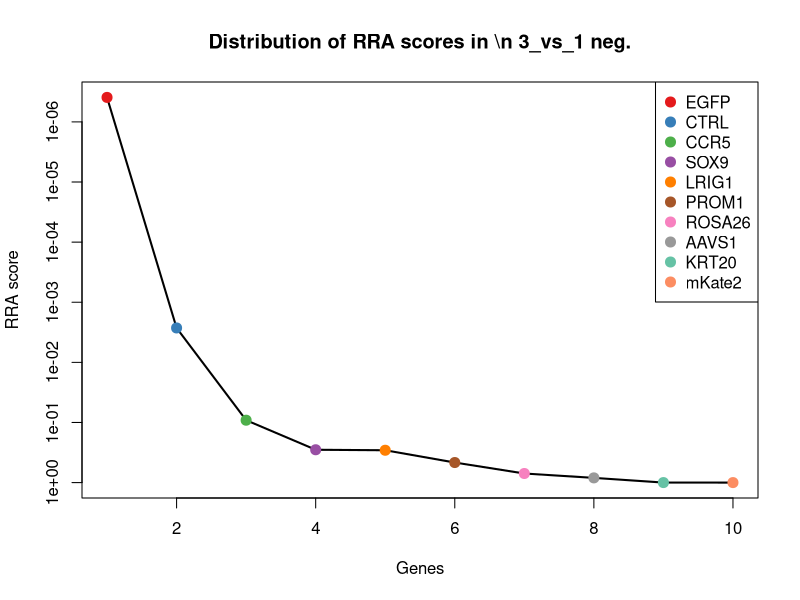
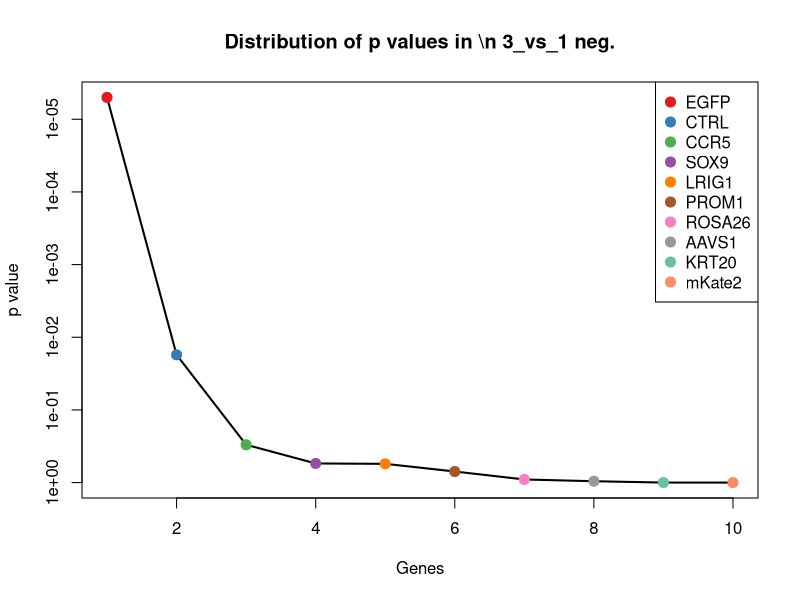
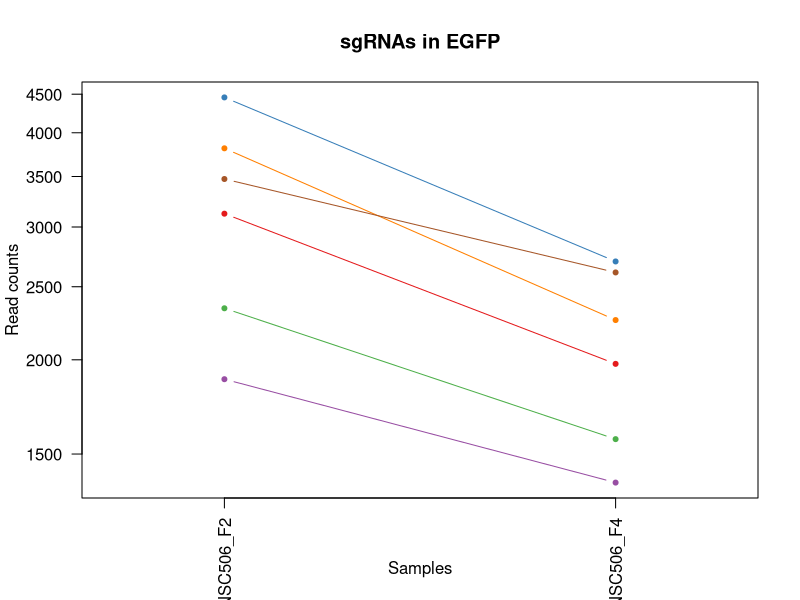
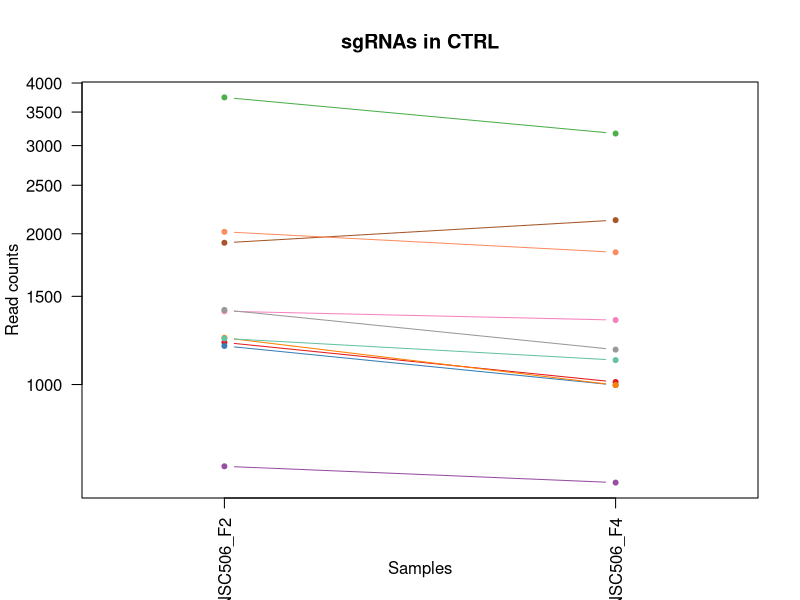
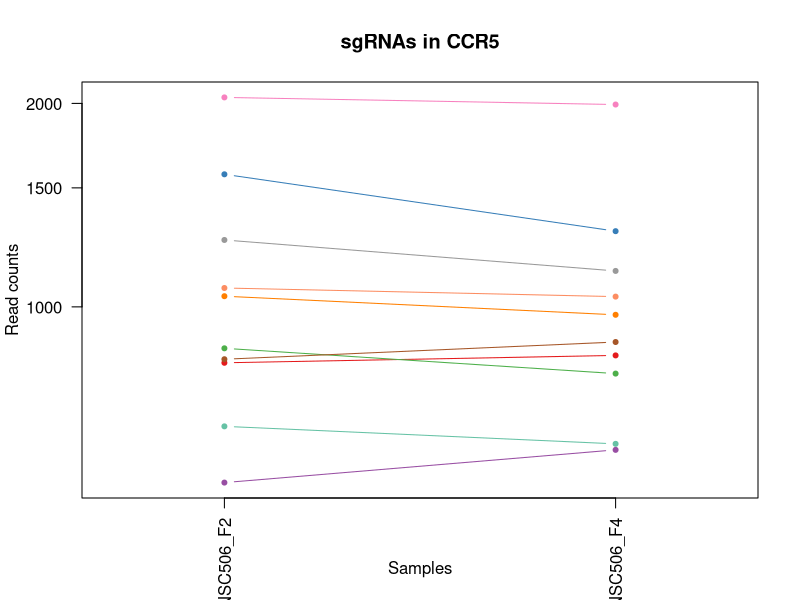
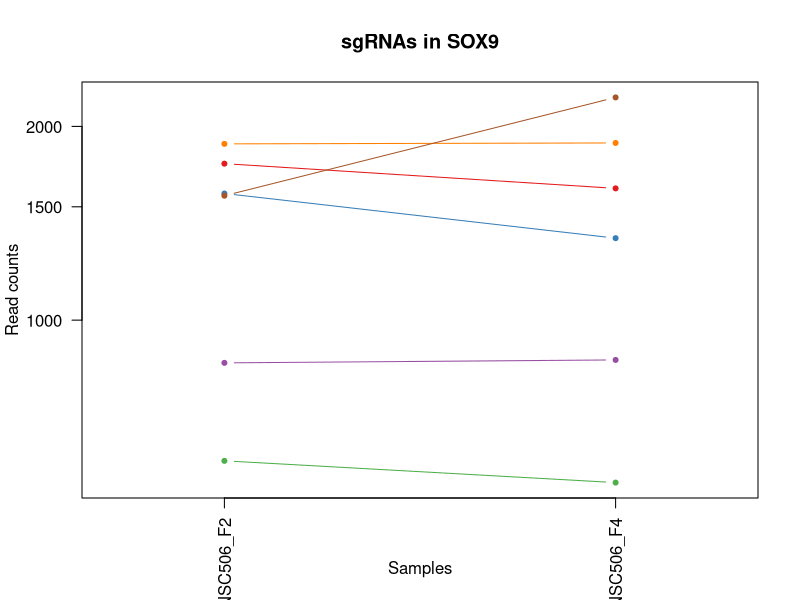
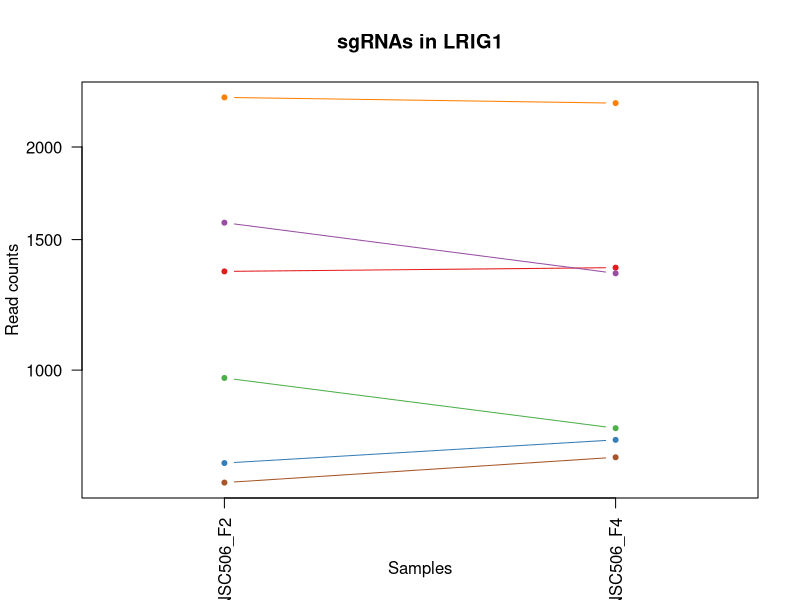
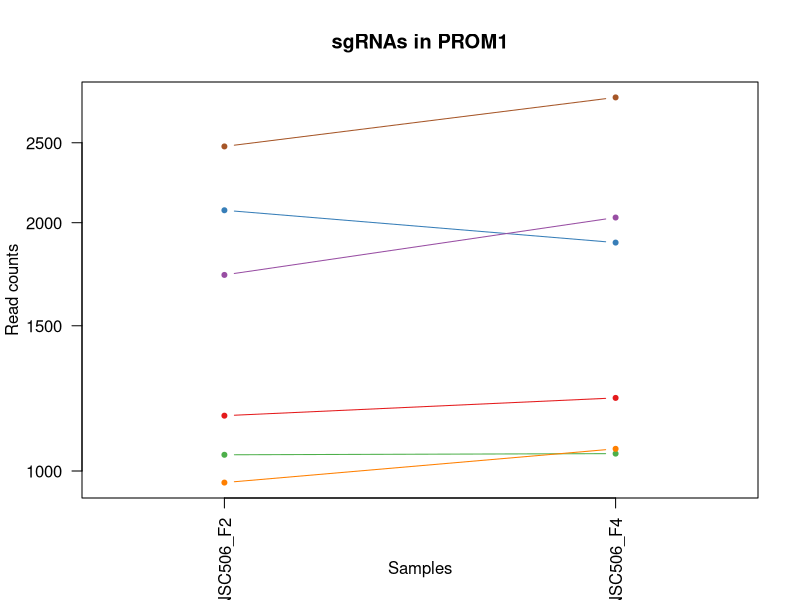

Write the R code that produced these figures, in order. (Note: this script raises an error after producing the figures.)
pdf(file='S6A_c1_t3.pdf',width=4.5,height=4.5);
gstable=read.table('S6A_c1_t3.gene_summary.txt',header=T)
# 
#
# parameters
# Do not modify the variables beginning with "__"

# gstablename='__GENE_SUMMARY_FILE__'
startindex=3
# outputfile='__OUTPUT_FILE__'
targetgenelist=c("EGFP","CTRL","CCR5","SOX9","LRIG1","PROM1","ROSA26","AAVS1","KRT20","mKate2")
# samplelabel=sub('.\\w+.\\w+$','',colnames(gstable)[startindex]);
samplelabel='3_vs_1 neg.'


# You need to write some codes in front of this code:
# gstable=read.table(gstablename,header=T)
# pdf(file=outputfile,width=6,height=6)


# set up color using RColorBrewer
#library(RColorBrewer)
#colors <- brewer.pal(length(targetgenelist), "Set1")

colors=c( "#E41A1C", "#377EB8", "#4DAF4A", "#984EA3", "#FF7F00",  "#A65628", "#F781BF",
          "#999999", "#66C2A5", "#FC8D62", "#8DA0CB", "#E78AC3", "#A6D854", "#FFD92F", "#E5C494", "#B3B3B3", 
          "#8DD3C7", "#FFFFB3", "#BEBADA", "#FB8072", "#80B1D3", "#FDB462", "#B3DE69", "#FCCDE5",
          "#D9D9D9", "#BC80BD", "#CCEBC5", "#FFED6F")

######
# function definition

plotrankedvalues<-function(val, tglist, ...){
  
  plot(val,log='y',ylim=c(max(val),min(val)),type='l',lwd=2, ...)
  if(length(tglist)>0){
    for(i in 1:length(tglist)){
      targetgene=tglist[i];
      tx=which(names(val)==targetgene);ty=val[targetgene];
      points(tx,ty,col=colors[(i %% length(colors)) ],cex=2,pch=20)
      # text(tx+50,ty,targetgene,col=colors[i])
    }
    legend('topright',tglist,pch=20,pt.cex = 2,cex=1,col=colors)
  }
}



plotrandvalues<-function(val,targetgenelist, ...){
  # choose the one with the best distance distribution
  
  mindiffvalue=0;
  randval=val;
  for(i in 1:20){
    randval0=sample(val)
    vindex=sort(which(names(randval0) %in% targetgenelist))
    if(max(vindex)>0.9*length(val)){
      # print('pass...')
      next;
    }
    mindiffind=min(diff(vindex));
    if (mindiffind > mindiffvalue){
      mindiffvalue=mindiffind;
      randval=randval0;
      # print(paste('Diff: ',mindiffvalue))
    }
  }
  plot(randval,log='y',ylim=c(max(randval),min(randval)),pch=20,col='grey', ...)
  
  if(length(targetgenelist)>0){
    for(i in 1:length(targetgenelist)){
      targetgene=targetgenelist[i];
      tx=which(names(randval)==targetgene);ty=randval[targetgene];
      points(tx,ty,col=colors[(i %% length(colors)) ],cex=2,pch=20)
      text(tx+50,ty,targetgene,col=colors[i])
    }
  }
  
}




# set.seed(1235)



pvec=gstable[,startindex]
names(pvec)=gstable[,'id']
pvec=sort(pvec);

plotrankedvalues(pvec,targetgenelist,xlab='Genes',ylab='RRA score',main=paste('Distribution of RRA scores in \\n',samplelabel))

# plotrandvalues(pvec,targetgenelist,xlab='Genes',ylab='RRA score',main=paste('Distribution of RRA scores in \\n',samplelabel))


pvec=gstable[,startindex+1]
names(pvec)=gstable[,'id']
pvec=sort(pvec);

plotrankedvalues(pvec,targetgenelist,xlab='Genes',ylab='p value',main=paste('Distribution of p values in \\n',samplelabel))

# plotrandvalues(pvec,targetgenelist,xlab='Genes',ylab='p value',main=paste('Distribution of p values in \\n',samplelabel))



# you need to write after this code:
# dev.off()






# parameters
# Do not modify the variables beginning with "__"
targetmat=list(c(3123.5102405675216,1974.4359128435574),c(4455.083469206785,2699.4793081826733),c(2339.7312280099545,1568.8073466401922),c(1884.0097685860578,1373.7664332741142),c(3813.669055178924,2257.1039032291774),c(3472.4582510941386,2610.4388912112026))
targetgene="EGFP"
collabel=c("S42_MNSC506_F2","S44_MNSC506_F4")

# set up color using RColorBrewer
#library(RColorBrewer)
#colors <- brewer.pal(length(targetgenelist), "Set1")

colors=c( "#E41A1C", "#377EB8", "#4DAF4A", "#984EA3", "#FF7F00",  "#A65628", "#F781BF",
          "#999999", "#66C2A5", "#FC8D62", "#8DA0CB", "#E78AC3", "#A6D854", "#FFD92F", "#E5C494", "#B3B3B3", 
          "#8DD3C7", "#FFFFB3", "#BEBADA", "#FB8072", "#80B1D3", "#FDB462", "#B3DE69", "#FCCDE5",
          "#D9D9D9", "#BC80BD", "#CCEBC5", "#FFED6F")


## code

targetmatvec=unlist(targetmat)+1
yrange=range(targetmatvec[targetmatvec>0]);
# yrange[1]=1; # set the minimum value to 1
for(i in 1:length(targetmat)){
  vali=targetmat[[i]]+1;
  if(i==1){
    plot(1:length(vali),vali,type='b',las=1,pch=20,main=paste('sgRNAs in',targetgene),ylab='Read counts',xlab='Samples',xlim=c(0.7,length(vali)+0.3),ylim = yrange,col=colors[(i %% length(colors))],xaxt='n',log='y')
    axis(1,at=1:length(vali),labels=(collabel),las=2)
    # lines(0:100,rep(1,101),col='black');
  }else{
    lines(1:length(vali),vali,type='b',pch=20,col=colors[(i %% length(colors))])
  }
}




# parameters
# Do not modify the variables beginning with "__"
targetmat=list(c(1212.4202494350525,1010.5380656285923),c(1193.0772333304728,996.4046661093113),c(3743.2604765582537,3170.121512174731),c(685.5164907463028,636.0029783676455),c(1238.7267513372808,996.4046661093113),c(1918.053476930118,2128.4899676037203),c(1399.6606453273835,1344.0862942836243),c(1408.1715724133985,1173.072160100324),c(1234.8581481163649,1117.951901975128),c(2017.0897193855658,1835.9285975546034))
targetgene="CTRL"
collabel=c("S42_MNSC506_F2","S44_MNSC506_F4")

# set up color using RColorBrewer
#library(RColorBrewer)
#colors <- brewer.pal(length(targetgenelist), "Set1")

colors=c( "#E41A1C", "#377EB8", "#4DAF4A", "#984EA3", "#FF7F00",  "#A65628", "#F781BF",
          "#999999", "#66C2A5", "#FC8D62", "#8DA0CB", "#E78AC3", "#A6D854", "#FFD92F", "#E5C494", "#B3B3B3", 
          "#8DD3C7", "#FFFFB3", "#BEBADA", "#FB8072", "#80B1D3", "#FDB462", "#B3DE69", "#FCCDE5",
          "#D9D9D9", "#BC80BD", "#CCEBC5", "#FFED6F")


## code

targetmatvec=unlist(targetmat)+1
yrange=range(targetmatvec[targetmatvec>0]);
# yrange[1]=1; # set the minimum value to 1
for(i in 1:length(targetmat)){
  vali=targetmat[[i]]+1;
  if(i==1){
    plot(1:length(vali),vali,type='b',las=1,pch=20,main=paste('sgRNAs in',targetgene),ylab='Read counts',xlab='Samples',xlim=c(0.7,length(vali)+0.3),ylim = yrange,col=colors[(i %% length(colors))],xaxt='n',log='y')
    axis(1,at=1:length(vali),labels=(collabel),las=2)
    # lines(0:100,rep(1,101),col='black');
  }else{
    lines(1:length(vali),vali,type='b',pch=20,col=colors[(i %% length(colors))])
  }
}




# parameters
# Do not modify the variables beginning with "__"
targetmat=list(c(825.5599273434594,846.5906312049326),c(1569.8791870476844,1293.2060560142124),c(867.3408421293515,795.710392935521),c(548.5679367258789,613.3895391367959),c(1036.011942561286,972.3778869265336),c(835.6182957178409,886.1641498589194),c(2040.3013387110614,1991.3959922666945),c(1254.9748848651277,1129.2586215905528),c(664.6260333533568,626.1095987041488),c(1065.4133270402472,1034.56484481137))
targetgene="CCR5"
collabel=c("S42_MNSC506_F2","S44_MNSC506_F4")

# set up color using RColorBrewer
#library(RColorBrewer)
#colors <- brewer.pal(length(targetgenelist), "Set1")

colors=c( "#E41A1C", "#377EB8", "#4DAF4A", "#984EA3", "#FF7F00",  "#A65628", "#F781BF",
          "#999999", "#66C2A5", "#FC8D62", "#8DA0CB", "#E78AC3", "#A6D854", "#FFD92F", "#E5C494", "#B3B3B3", 
          "#8DD3C7", "#FFFFB3", "#BEBADA", "#FB8072", "#80B1D3", "#FDB462", "#B3DE69", "#FCCDE5",
          "#D9D9D9", "#BC80BD", "#CCEBC5", "#FFED6F")


## code

targetmatvec=unlist(targetmat)+1
yrange=range(targetmatvec[targetmatvec>0]);
# yrange[1]=1; # set the minimum value to 1
for(i in 1:length(targetmat)){
  vali=targetmat[[i]]+1;
  if(i==1){
    plot(1:length(vali),vali,type='b',las=1,pch=20,main=paste('sgRNAs in',targetgene),ylab='Read counts',xlab='Samples',xlim=c(0.7,length(vali)+0.3),ylim = yrange,col=colors[(i %% length(colors))],xaxt='n',log='y')
    axis(1,at=1:length(vali),labels=(collabel),las=2)
    # lines(0:100,rep(1,101),col='black');
  }else{
    lines(1:length(vali),vali,type='b',pch=20,col=colors[(i %% length(colors))])
  }
}




# parameters
# Do not modify the variables beginning with "__"
targetmat=list(c(1749.3823764981835,1601.3141655345387),c(1572.200348980234,1339.84627442784),c(603.5021024628851,558.2692810115999),c(857.28247375497,866.377390531926),c(1877.8200034325923,1883.982155920159),c(1559.820818673303,2217.5303845751905))
targetgene="SOX9"
collabel=c("S42_MNSC506_F2","S44_MNSC506_F4")

# set up color using RColorBrewer
#library(RColorBrewer)
#colors <- brewer.pal(length(targetgenelist), "Set1")

colors=c( "#E41A1C", "#377EB8", "#4DAF4A", "#984EA3", "#FF7F00",  "#A65628", "#F781BF",
          "#999999", "#66C2A5", "#FC8D62", "#8DA0CB", "#E78AC3", "#A6D854", "#FFD92F", "#E5C494", "#B3B3B3", 
          "#8DD3C7", "#FFFFB3", "#BEBADA", "#FB8072", "#80B1D3", "#FDB462", "#B3DE69", "#FCCDE5",
          "#D9D9D9", "#BC80BD", "#CCEBC5", "#FFED6F")


## code

targetmatvec=unlist(targetmat)+1
yrange=range(targetmatvec[targetmatvec>0]);
# yrange[1]=1; # set the minimum value to 1
for(i in 1:length(targetmat)){
  vali=targetmat[[i]]+1;
  if(i==1){
    plot(1:length(vali),vali,type='b',las=1,pch=20,main=paste('sgRNAs in',targetgene),ylab='Read counts',xlab='Samples',xlim=c(0.7,length(vali)+0.3),ylim = yrange,col=colors[(i %% length(colors))],xaxt='n',log='y')
    axis(1,at=1:length(vali),labels=(collabel),las=2)
    # lines(0:100,rep(1,101),col='black');
  }else{
    lines(1:length(vali),vali,type='b',pch=20,col=colors[(i %% length(colors))])
  }
}




# parameters
# Do not modify the variables beginning with "__"
targetmat=list(c(1357.8797305414914,1373.7664332741142),c(748.1878629251408,804.1904326470896),c(974.8880116708143,833.8705716375797),c(1579.9375554220658,1349.7396540913367),c(2331.9940215681227,2291.024062075452),c(704.0857862066993,761.7902340892465))
targetgene="LRIG1"
collabel=c("S42_MNSC506_F2","S44_MNSC506_F4")

# set up color using RColorBrewer
#library(RColorBrewer)
#colors <- brewer.pal(length(targetgenelist), "Set1")

colors=c( "#E41A1C", "#377EB8", "#4DAF4A", "#984EA3", "#FF7F00",  "#A65628", "#F781BF",
          "#999999", "#66C2A5", "#FC8D62", "#8DA0CB", "#E78AC3", "#A6D854", "#FFD92F", "#E5C494", "#B3B3B3", 
          "#8DD3C7", "#FFFFB3", "#BEBADA", "#FB8072", "#80B1D3", "#FDB462", "#B3DE69", "#FCCDE5",
          "#D9D9D9", "#BC80BD", "#CCEBC5", "#FFED6F")


## code

targetmatvec=unlist(targetmat)+1
yrange=range(targetmatvec[targetmatvec>0]);
# yrange[1]=1; # set the minimum value to 1
for(i in 1:length(targetmat)){
  vali=targetmat[[i]]+1;
  if(i==1){
    plot(1:length(vali),vali,type='b',las=1,pch=20,main=paste('sgRNAs in',targetgene),ylab='Read counts',xlab='Samples',xlim=c(0.7,length(vali)+0.3),ylim = yrange,col=colors[(i %% length(colors))],xaxt='n',log='y')
    axis(1,at=1:length(vali),labels=(collabel),las=2)
    # lines(0:100,rep(1,101),col='black');
  }else{
    lines(1:length(vali),vali,type='b',pch=20,col=colors[(i %% length(colors))])
  }
}




# parameters
# Do not modify the variables beginning with "__"
targetmat=list(c(1165.9970107840613,1225.3657383216637),c(2069.7027231900224,1891.0488556797993),c(1045.2965902914843,1048.698244330651),c(1727.7181984610543,2028.142831016825),c(967.1508052289824,1062.831643849932),c(2473.5848994536454,2836.573283519699))
targetgene="PROM1"
collabel=c("S42_MNSC506_F2","S44_MNSC506_F4")

# set up color using RColorBrewer
#library(RColorBrewer)
#colors <- brewer.pal(length(targetgenelist), "Set1")

colors=c( "#E41A1C", "#377EB8", "#4DAF4A", "#984EA3", "#FF7F00",  "#A65628", "#F781BF",
          "#999999", "#66C2A5", "#FC8D62", "#8DA0CB", "#E78AC3", "#A6D854", "#FFD92F", "#E5C494", "#B3B3B3", 
          "#8DD3C7", "#FFFFB3", "#BEBADA", "#FB8072", "#80B1D3", "#FDB462", "#B3DE69", "#FCCDE5",
          "#D9D9D9", "#BC80BD", "#CCEBC5", "#FFED6F")


## code

targetmatvec=unlist(targetmat)+1
yrange=range(targetmatvec[targetmatvec>0]);
# yrange[1]=1; # set the minimum value to 1
for(i in 1:length(targetmat)){
  vali=targetmat[[i]]+1;
  if(i==1){
    plot(1:length(vali),vali,type='b',las=1,pch=20,main=paste('sgRNAs in',targetgene),ylab='Read counts',xlab='Samples',xlim=c(0.7,length(vali)+0.3),ylim = yrange,col=colors[(i %% length(colors))],xaxt='n',log='y')
    axis(1,at=1:length(vali),labels=(collabel),las=2)
    # lines(0:100,rep(1,101),col='black');
  }else{
    lines(1:length(vali),vali,type='b',pch=20,col=colors[(i %% length(colors))])
  }
}




# parameters
# Do not modify the variables beginning with "__"
targetmat=list(c(3624.8812179982265,3941.805125927474),c(1733.1342429703366,1673.3945030828718),c(1498.6968877828313,1937.6890740934266),c(1281.281386767356,1296.0327359180687),c(974.1142910266311,1082.6184031769255),c(1818.243513830487,1638.0610042846693),c(1385.7336737320861,1438.7800710628069),c(1142.7853914585658,1051.5249242345074),c(441.7944878285992,517.282422405685),c(1070.8293715495295,1168.8321402445397))
targetgene="ROSA26"
collabel=c("S42_MNSC506_F2","S44_MNSC506_F4")

# set up color using RColorBrewer
#library(RColorBrewer)
#colors <- brewer.pal(length(targetgenelist), "Set1")

colors=c( "#E41A1C", "#377EB8", "#4DAF4A", "#984EA3", "#FF7F00",  "#A65628", "#F781BF",
          "#999999", "#66C2A5", "#FC8D62", "#8DA0CB", "#E78AC3", "#A6D854", "#FFD92F", "#E5C494", "#B3B3B3", 
          "#8DD3C7", "#FFFFB3", "#BEBADA", "#FB8072", "#80B1D3", "#FDB462", "#B3DE69", "#FCCDE5",
          "#D9D9D9", "#BC80BD", "#CCEBC5", "#FFED6F")


## code

targetmatvec=unlist(targetmat)+1
yrange=range(targetmatvec[targetmatvec>0]);
# yrange[1]=1; # set the minimum value to 1
for(i in 1:length(targetmat)){
  vali=targetmat[[i]]+1;
  if(i==1){
    plot(1:length(vali),vali,type='b',las=1,pch=20,main=paste('sgRNAs in',targetgene),ylab='Read counts',xlab='Samples',xlim=c(0.7,length(vali)+0.3),ylim = yrange,col=colors[(i %% length(colors))],xaxt='n',log='y')
    axis(1,at=1:length(vali),labels=(collabel),las=2)
    # lines(0:100,rep(1,101),col='black');
  }else{
    lines(1:length(vali),vali,type='b',pch=20,col=colors[(i %% length(colors))])
  }
}




# parameters
# Do not modify the variables beginning with "__"
targetmat=list(c(1306.8141680254012,1649.367723900094),c(1391.1497182413684,1257.87255721601),c(917.6326840012586,1045.8715644267947),c(560.1737463886267,614.802879088724),c(1041.4279870705684,1027.4981450517296),c(393.0500872450585,496.0823231267635),c(795.3848222203152,856.4840108684293),c(1562.9157012500357,1992.8093322186226),c(399.23985239852396,442.37540495349566),c(705.6332274950656,556.8559410596719))
targetgene="AAVS1"
collabel=c("S42_MNSC506_F2","S44_MNSC506_F4")

# set up color using RColorBrewer
#library(RColorBrewer)
#colors <- brewer.pal(length(targetgenelist), "Set1")

colors=c( "#E41A1C", "#377EB8", "#4DAF4A", "#984EA3", "#FF7F00",  "#A65628", "#F781BF",
          "#999999", "#66C2A5", "#FC8D62", "#8DA0CB", "#E78AC3", "#A6D854", "#FFD92F", "#E5C494", "#B3B3B3", 
          "#8DD3C7", "#FFFFB3", "#BEBADA", "#FB8072", "#80B1D3", "#FDB462", "#B3DE69", "#FCCDE5",
          "#D9D9D9", "#BC80BD", "#CCEBC5", "#FFED6F")


## code

targetmatvec=unlist(targetmat)+1
yrange=range(targetmatvec[targetmatvec>0]);
# yrange[1]=1; # set the minimum value to 1
for(i in 1:length(targetmat)){
  vali=targetmat[[i]]+1;
  if(i==1){
    plot(1:length(vali),vali,type='b',las=1,pch=20,main=paste('sgRNAs in',targetgene),ylab='Read counts',xlab='Samples',xlim=c(0.7,length(vali)+0.3),ylim = yrange,col=colors[(i %% length(colors))],xaxt='n',log='y')
    axis(1,at=1:length(vali),labels=(collabel),las=2)
    # lines(0:100,rep(1,101),col='black');
  }else{
    lines(1:length(vali),vali,type='b',pch=20,col=colors[(i %% length(colors))])
  }
}




# parameters
# Do not modify the variables beginning with "__"
targetmat=list(c(874.3043279270001,1327.126214860487),c(1268.1281358162419,1732.754781063852),c(1147.4277153236649,1307.3394555334935),c(553.210260590978,710.9099958198349),c(1840.6814125117994,2470.518235970321),c(793.8373809319488,1136.3253213501932))
targetgene="KRT20"
collabel=c("S42_MNSC506_F2","S44_MNSC506_F4")

# set up color using RColorBrewer
#library(RColorBrewer)
#colors <- brewer.pal(length(targetgenelist), "Set1")

colors=c( "#E41A1C", "#377EB8", "#4DAF4A", "#984EA3", "#FF7F00",  "#A65628", "#F781BF",
          "#999999", "#66C2A5", "#FC8D62", "#8DA0CB", "#E78AC3", "#A6D854", "#FFD92F", "#E5C494", "#B3B3B3", 
          "#8DD3C7", "#FFFFB3", "#BEBADA", "#FB8072", "#80B1D3", "#FDB462", "#B3DE69", "#FCCDE5",
          "#D9D9D9", "#BC80BD", "#CCEBC5", "#FFED6F")


## code

targetmatvec=unlist(targetmat)+1
yrange=range(targetmatvec[targetmatvec>0]);
# yrange[1]=1; # set the minimum value to 1
for(i in 1:length(targetmat)){
  vali=targetmat[[i]]+1;
  if(i==1){
    plot(1:length(vali),vali,type='b',las=1,pch=20,main=paste('sgRNAs in',targetgene),ylab='Read counts',xlab='Samples',xlim=c(0.7,length(vali)+0.3),ylim = yrange,col=colors[(i %% length(colors))],xaxt='n',log='y')
    axis(1,at=1:length(vali),labels=(collabel),las=2)
    # lines(0:100,rep(1,101),col='black');
  }else{
    lines(1:length(vali),vali,type='b',pch=20,col=colors[(i %% length(colors))])
  }
}




# parameters
# Do not modify the variables beginning with "__"
targetmat=list(c(916.8589633570754,1650.781063852022),c(1056.9023999542321,1919.3156547183614),c(1046.8440315798507,1785.0483592851917),c(844.9029434480391,1288.9660361584283),c(747.4141422809577,1474.1135698610094),c(1844.5500157327153,2648.5990699132617))
targetgene="mKate2"
collabel=c("S42_MNSC506_F2","S44_MNSC506_F4")

# set up color using RColorBrewer
#library(RColorBrewer)
#colors <- brewer.pal(length(targetgenelist), "Set1")

colors=c( "#E41A1C", "#377EB8", "#4DAF4A", "#984EA3", "#FF7F00",  "#A65628", "#F781BF",
          "#999999", "#66C2A5", "#FC8D62", "#8DA0CB", "#E78AC3", "#A6D854", "#FFD92F", "#E5C494", "#B3B3B3", 
          "#8DD3C7", "#FFFFB3", "#BEBADA", "#FB8072", "#80B1D3", "#FDB462", "#B3DE69", "#FCCDE5",
          "#D9D9D9", "#BC80BD", "#CCEBC5", "#FFED6F")


## code

targetmatvec=unlist(targetmat)+1
yrange=range(targetmatvec[targetmatvec>0]);
# yrange[1]=1; # set the minimum value to 1
for(i in 1:length(targetmat)){
  vali=targetmat[[i]]+1;
  if(i==1){
    plot(1:length(vali),vali,type='b',las=1,pch=20,main=paste('sgRNAs in',targetgene),ylab='Read counts',xlab='Samples',xlim=c(0.7,length(vali)+0.3),ylim = yrange,col=colors[(i %% length(colors))],xaxt='n',log='y')
    axis(1,at=1:length(vali),labels=(collabel),las=2)
    # lines(0:100,rep(1,101),col='black');
  }else{
    lines(1:length(vali),vali,type='b',pch=20,col=colors[(i %% length(colors))])
  }
}



# 
#
# parameters
# Do not modify the variables beginning with "__"

# gstablename='__GENE_SUMMARY_FILE__'
startindex=9
# outputfile='__OUTPUT_FILE__'
targetgenelist=c("mKate2","KRT20","SOX9","AAVS1","ROSA26","PROM1","LRIG1","CCR5","CTRL","EGFP")
# samplelabel=sub('.\\w+.\\w+$','',colnames(gstable)[startindex]);
samplelabel='3_vs_1 pos.'


# You need to write some codes in front of this code:
# gstable=read.table(gstablename,header=T)
# pdf(file=outputfile,width=6,height=6)


# set up color using RColorBrewer
#library(RColorBrewer)
#colors <- brewer.pal(length(targetgenelist), "Set1")

colors=c( "#E41A1C", "#377EB8", "#4DAF4A", "#984EA3", "#FF7F00",  "#A65628", "#F781BF",
          "#999999", "#66C2A5", "#FC8D62", "#8DA0CB", "#E78AC3", "#A6D854", "#FFD92F", "#E5C494", "#B3B3B3", 
          "#8DD3C7", "#FFFFB3", "#BEBADA", "#FB8072", "#80B1D3", "#FDB462", "#B3DE69", "#FCCDE5",
          "#D9D9D9", "#BC80BD", "#CCEBC5", "#FFED6F")

######
# function definition

plotrankedvalues<-function(val, tglist, ...){
  
  plot(val,log='y',ylim=c(max(val),min(val)),type='l',lwd=2, ...)
  if(length(tglist)>0){
    for(i in 1:length(tglist)){
      targetgene=tglist[i];
      tx=which(names(val)==targetgene);ty=val[targetgene];
      points(tx,ty,col=colors[(i %% length(colors)) ],cex=2,pch=20)
      # text(tx+50,ty,targetgene,col=colors[i])
    }
    legend('topright',tglist,pch=20,pt.cex = 2,cex=1,col=colors)
  }
}



plotrandvalues<-function(val,targetgenelist, ...){
  # choose the one with the best distance distribution
  
  mindiffvalue=0;
  randval=val;
  for(i in 1:20){
    randval0=sample(val)
    vindex=sort(which(names(randval0) %in% targetgenelist))
    if(max(vindex)>0.9*length(val)){
      # print('pass...')
      next;
    }
    mindiffind=min(diff(vindex));
    if (mindiffind > mindiffvalue){
      mindiffvalue=mindiffind;
      randval=randval0;
      # print(paste('Diff: ',mindiffvalue))
    }
  }
  plot(randval,log='y',ylim=c(max(randval),min(randval)),pch=20,col='grey', ...)
  
  if(length(targetgenelist)>0){
    for(i in 1:length(targetgenelist)){
      targetgene=targetgenelist[i];
      tx=which(names(randval)==targetgene);ty=randval[targetgene];
      points(tx,ty,col=colors[(i %% length(colors)) ],cex=2,pch=20)
      text(tx+50,ty,targetgene,col=colors[i])
    }
  }
  
}




# set.seed(1235)



pvec=gstable[,startindex]
names(pvec)=gstable[,'id']
pvec=sort(pvec);

plotrankedvalues(pvec,targetgenelist,xlab='Genes',ylab='RRA score',main=paste('Distribution of RRA scores in \\n',samplelabel))

# plotrandvalues(pvec,targetgenelist,xlab='Genes',ylab='RRA score',main=paste('Distribution of RRA scores in \\n',samplelabel))


pvec=gstable[,startindex+1]
names(pvec)=gstable[,'id']
pvec=sort(pvec);

plotrankedvalues(pvec,targetgenelist,xlab='Genes',ylab='p value',main=paste('Distribution of p values in \\n',samplelabel))

# plotrandvalues(pvec,targetgenelist,xlab='Genes',ylab='p value',main=paste('Distribution of p values in \\n',samplelabel))



# you need to write after this code:
# dev.off()






# parameters
# Do not modify the variables beginning with "__"
targetmat=list(c(916.8589633570754,1650.781063852022),c(1056.9023999542321,1919.3156547183614),c(1046.8440315798507,1785.0483592851917),c(844.9029434480391,1288.9660361584283),c(747.4141422809577,1474.1135698610094),c(1844.5500157327153,2648.5990699132617))
targetgene="mKate2"
collabel=c("S42_MNSC506_F2","S44_MNSC506_F4")

# set up color using RColorBrewer
#library(RColorBrewer)
#colors <- brewer.pal(length(targetgenelist), "Set1")

colors=c( "#E41A1C", "#377EB8", "#4DAF4A", "#984EA3", "#FF7F00",  "#A65628", "#F781BF",
          "#999999", "#66C2A5", "#FC8D62", "#8DA0CB", "#E78AC3", "#A6D854", "#FFD92F", "#E5C494", "#B3B3B3", 
          "#8DD3C7", "#FFFFB3", "#BEBADA", "#FB8072", "#80B1D3", "#FDB462", "#B3DE69", "#FCCDE5",
          "#D9D9D9", "#BC80BD", "#CCEBC5", "#FFED6F")


## code

targetmatvec=unlist(targetmat)+1
yrange=range(targetmatvec[targetmatvec>0]);
# yrange[1]=1; # set the minimum value to 1
for(i in 1:length(targetmat)){
  vali=targetmat[[i]]+1;
  if(i==1){
    plot(1:length(vali),vali,type='b',las=1,pch=20,main=paste('sgRNAs in',targetgene),ylab='Read counts',xlab='Samples',xlim=c(0.7,length(vali)+0.3),ylim = yrange,col=colors[(i %% length(colors))],xaxt='n',log='y')
    axis(1,at=1:length(vali),labels=(collabel),las=2)
    # lines(0:100,rep(1,101),col='black');
  }else{
    lines(1:length(vali),vali,type='b',pch=20,col=colors[(i %% length(colors))])
  }
}




# parameters
# Do not modify the variables beginning with "__"
targetmat=list(c(874.3043279270001,1327.126214860487),c(1268.1281358162419,1732.754781063852),c(1147.4277153236649,1307.3394555334935),c(553.210260590978,710.9099958198349),c(1840.6814125117994,2470.518235970321),c(793.8373809319488,1136.3253213501932))
targetgene="KRT20"
collabel=c("S42_MNSC506_F2","S44_MNSC506_F4")

# set up color using RColorBrewer
#library(RColorBrewer)
#colors <- brewer.pal(length(targetgenelist), "Set1")

colors=c( "#E41A1C", "#377EB8", "#4DAF4A", "#984EA3", "#FF7F00",  "#A65628", "#F781BF",
          "#999999", "#66C2A5", "#FC8D62", "#8DA0CB", "#E78AC3", "#A6D854", "#FFD92F", "#E5C494", "#B3B3B3", 
          "#8DD3C7", "#FFFFB3", "#BEBADA", "#FB8072", "#80B1D3", "#FDB462", "#B3DE69", "#FCCDE5",
          "#D9D9D9", "#BC80BD", "#CCEBC5", "#FFED6F")


## code

targetmatvec=unlist(targetmat)+1
yrange=range(targetmatvec[targetmatvec>0]);
# yrange[1]=1; # set the minimum value to 1
for(i in 1:length(targetmat)){
  vali=targetmat[[i]]+1;
  if(i==1){
    plot(1:length(vali),vali,type='b',las=1,pch=20,main=paste('sgRNAs in',targetgene),ylab='Read counts',xlab='Samples',xlim=c(0.7,length(vali)+0.3),ylim = yrange,col=colors[(i %% length(colors))],xaxt='n',log='y')
    axis(1,at=1:length(vali),labels=(collabel),las=2)
    # lines(0:100,rep(1,101),col='black');
  }else{
    lines(1:length(vali),vali,type='b',pch=20,col=colors[(i %% length(colors))])
  }
}




# parameters
# Do not modify the variables beginning with "__"
targetmat=list(c(1749.3823764981835,1601.3141655345387),c(1572.200348980234,1339.84627442784),c(603.5021024628851,558.2692810115999),c(857.28247375497,866.377390531926),c(1877.8200034325923,1883.982155920159),c(1559.820818673303,2217.5303845751905))
targetgene="SOX9"
collabel=c("S42_MNSC506_F2","S44_MNSC506_F4")

# set up color using RColorBrewer
#library(RColorBrewer)
#colors <- brewer.pal(length(targetgenelist), "Set1")

colors=c( "#E41A1C", "#377EB8", "#4DAF4A", "#984EA3", "#FF7F00",  "#A65628", "#F781BF",
          "#999999", "#66C2A5", "#FC8D62", "#8DA0CB", "#E78AC3", "#A6D854", "#FFD92F", "#E5C494", "#B3B3B3", 
          "#8DD3C7", "#FFFFB3", "#BEBADA", "#FB8072", "#80B1D3", "#FDB462", "#B3DE69", "#FCCDE5",
          "#D9D9D9", "#BC80BD", "#CCEBC5", "#FFED6F")


## code

targetmatvec=unlist(targetmat)+1
yrange=range(targetmatvec[targetmatvec>0]);
# yrange[1]=1; # set the minimum value to 1
for(i in 1:length(targetmat)){
  vali=targetmat[[i]]+1;
  if(i==1){
    plot(1:length(vali),vali,type='b',las=1,pch=20,main=paste('sgRNAs in',targetgene),ylab='Read counts',xlab='Samples',xlim=c(0.7,length(vali)+0.3),ylim = yrange,col=colors[(i %% length(colors))],xaxt='n',log='y')
    axis(1,at=1:length(vali),labels=(collabel),las=2)
    # lines(0:100,rep(1,101),col='black');
  }else{
    lines(1:length(vali),vali,type='b',pch=20,col=colors[(i %% length(colors))])
  }
}




# parameters
# Do not modify the variables beginning with "__"
targetmat=list(c(1306.8141680254012,1649.367723900094),c(1391.1497182413684,1257.87255721601),c(917.6326840012586,1045.8715644267947),c(560.1737463886267,614.802879088724),c(1041.4279870705684,1027.4981450517296),c(393.0500872450585,496.0823231267635),c(795.3848222203152,856.4840108684293),c(1562.9157012500357,1992.8093322186226),c(399.23985239852396,442.37540495349566),c(705.6332274950656,556.8559410596719))
targetgene="AAVS1"
collabel=c("S42_MNSC506_F2","S44_MNSC506_F4")

# set up color using RColorBrewer
#library(RColorBrewer)
#colors <- brewer.pal(length(targetgenelist), "Set1")

colors=c( "#E41A1C", "#377EB8", "#4DAF4A", "#984EA3", "#FF7F00",  "#A65628", "#F781BF",
          "#999999", "#66C2A5", "#FC8D62", "#8DA0CB", "#E78AC3", "#A6D854", "#FFD92F", "#E5C494", "#B3B3B3", 
          "#8DD3C7", "#FFFFB3", "#BEBADA", "#FB8072", "#80B1D3", "#FDB462", "#B3DE69", "#FCCDE5",
          "#D9D9D9", "#BC80BD", "#CCEBC5", "#FFED6F")


## code

targetmatvec=unlist(targetmat)+1
yrange=range(targetmatvec[targetmatvec>0]);
# yrange[1]=1; # set the minimum value to 1
for(i in 1:length(targetmat)){
  vali=targetmat[[i]]+1;
  if(i==1){
    plot(1:length(vali),vali,type='b',las=1,pch=20,main=paste('sgRNAs in',targetgene),ylab='Read counts',xlab='Samples',xlim=c(0.7,length(vali)+0.3),ylim = yrange,col=colors[(i %% length(colors))],xaxt='n',log='y')
    axis(1,at=1:length(vali),labels=(collabel),las=2)
    # lines(0:100,rep(1,101),col='black');
  }else{
    lines(1:length(vali),vali,type='b',pch=20,col=colors[(i %% length(colors))])
  }
}




# parameters
# Do not modify the variables beginning with "__"
targetmat=list(c(3624.8812179982265,3941.805125927474),c(1733.1342429703366,1673.3945030828718),c(1498.6968877828313,1937.6890740934266),c(1281.281386767356,1296.0327359180687),c(974.1142910266311,1082.6184031769255),c(1818.243513830487,1638.0610042846693),c(1385.7336737320861,1438.7800710628069),c(1142.7853914585658,1051.5249242345074),c(441.7944878285992,517.282422405685),c(1070.8293715495295,1168.8321402445397))
targetgene="ROSA26"
collabel=c("S42_MNSC506_F2","S44_MNSC506_F4")

# set up color using RColorBrewer
#library(RColorBrewer)
#colors <- brewer.pal(length(targetgenelist), "Set1")

colors=c( "#E41A1C", "#377EB8", "#4DAF4A", "#984EA3", "#FF7F00",  "#A65628", "#F781BF",
          "#999999", "#66C2A5", "#FC8D62", "#8DA0CB", "#E78AC3", "#A6D854", "#FFD92F", "#E5C494", "#B3B3B3", 
          "#8DD3C7", "#FFFFB3", "#BEBADA", "#FB8072", "#80B1D3", "#FDB462", "#B3DE69", "#FCCDE5",
          "#D9D9D9", "#BC80BD", "#CCEBC5", "#FFED6F")


## code

targetmatvec=unlist(targetmat)+1
yrange=range(targetmatvec[targetmatvec>0]);
# yrange[1]=1; # set the minimum value to 1
for(i in 1:length(targetmat)){
  vali=targetmat[[i]]+1;
  if(i==1){
    plot(1:length(vali),vali,type='b',las=1,pch=20,main=paste('sgRNAs in',targetgene),ylab='Read counts',xlab='Samples',xlim=c(0.7,length(vali)+0.3),ylim = yrange,col=colors[(i %% length(colors))],xaxt='n',log='y')
    axis(1,at=1:length(vali),labels=(collabel),las=2)
    # lines(0:100,rep(1,101),col='black');
  }else{
    lines(1:length(vali),vali,type='b',pch=20,col=colors[(i %% length(colors))])
  }
}




# parameters
# Do not modify the variables beginning with "__"
targetmat=list(c(1165.9970107840613,1225.3657383216637),c(2069.7027231900224,1891.0488556797993),c(1045.2965902914843,1048.698244330651),c(1727.7181984610543,2028.142831016825),c(967.1508052289824,1062.831643849932),c(2473.5848994536454,2836.573283519699))
targetgene="PROM1"
collabel=c("S42_MNSC506_F2","S44_MNSC506_F4")

# set up color using RColorBrewer
#library(RColorBrewer)
#colors <- brewer.pal(length(targetgenelist), "Set1")

colors=c( "#E41A1C", "#377EB8", "#4DAF4A", "#984EA3", "#FF7F00",  "#A65628", "#F781BF",
          "#999999", "#66C2A5", "#FC8D62", "#8DA0CB", "#E78AC3", "#A6D854", "#FFD92F", "#E5C494", "#B3B3B3", 
          "#8DD3C7", "#FFFFB3", "#BEBADA", "#FB8072", "#80B1D3", "#FDB462", "#B3DE69", "#FCCDE5",
          "#D9D9D9", "#BC80BD", "#CCEBC5", "#FFED6F")


## code

targetmatvec=unlist(targetmat)+1
yrange=range(targetmatvec[targetmatvec>0]);
# yrange[1]=1; # set the minimum value to 1
for(i in 1:length(targetmat)){
  vali=targetmat[[i]]+1;
  if(i==1){
    plot(1:length(vali),vali,type='b',las=1,pch=20,main=paste('sgRNAs in',targetgene),ylab='Read counts',xlab='Samples',xlim=c(0.7,length(vali)+0.3),ylim = yrange,col=colors[(i %% length(colors))],xaxt='n',log='y')
    axis(1,at=1:length(vali),labels=(collabel),las=2)
    # lines(0:100,rep(1,101),col='black');
  }else{
    lines(1:length(vali),vali,type='b',pch=20,col=colors[(i %% length(colors))])
  }
}




# parameters
# Do not modify the variables beginning with "__"
targetmat=list(c(1357.8797305414914,1373.7664332741142),c(748.1878629251408,804.1904326470896),c(974.8880116708143,833.8705716375797),c(1579.9375554220658,1349.7396540913367),c(2331.9940215681227,2291.024062075452),c(704.0857862066993,761.7902340892465))
targetgene="LRIG1"
collabel=c("S42_MNSC506_F2","S44_MNSC506_F4")

# set up color using RColorBrewer
#library(RColorBrewer)
#colors <- brewer.pal(length(targetgenelist), "Set1")

colors=c( "#E41A1C", "#377EB8", "#4DAF4A", "#984EA3", "#FF7F00",  "#A65628", "#F781BF",
          "#999999", "#66C2A5", "#FC8D62", "#8DA0CB", "#E78AC3", "#A6D854", "#FFD92F", "#E5C494", "#B3B3B3", 
          "#8DD3C7", "#FFFFB3", "#BEBADA", "#FB8072", "#80B1D3", "#FDB462", "#B3DE69", "#FCCDE5",
          "#D9D9D9", "#BC80BD", "#CCEBC5", "#FFED6F")


## code

targetmatvec=unlist(targetmat)+1
yrange=range(targetmatvec[targetmatvec>0]);
# yrange[1]=1; # set the minimum value to 1
for(i in 1:length(targetmat)){
  vali=targetmat[[i]]+1;
  if(i==1){
    plot(1:length(vali),vali,type='b',las=1,pch=20,main=paste('sgRNAs in',targetgene),ylab='Read counts',xlab='Samples',xlim=c(0.7,length(vali)+0.3),ylim = yrange,col=colors[(i %% length(colors))],xaxt='n',log='y')
    axis(1,at=1:length(vali),labels=(collabel),las=2)
    # lines(0:100,rep(1,101),col='black');
  }else{
    lines(1:length(vali),vali,type='b',pch=20,col=colors[(i %% length(colors))])
  }
}




# parameters
# Do not modify the variables beginning with "__"
targetmat=list(c(825.5599273434594,846.5906312049326),c(1569.8791870476844,1293.2060560142124),c(867.3408421293515,795.710392935521),c(548.5679367258789,613.3895391367959),c(1036.011942561286,972.3778869265336),c(835.6182957178409,886.1641498589194),c(2040.3013387110614,1991.3959922666945),c(1254.9748848651277,1129.2586215905528),c(664.6260333533568,626.1095987041488),c(1065.4133270402472,1034.56484481137))
targetgene="CCR5"
collabel=c("S42_MNSC506_F2","S44_MNSC506_F4")

# set up color using RColorBrewer
#library(RColorBrewer)
#colors <- brewer.pal(length(targetgenelist), "Set1")

colors=c( "#E41A1C", "#377EB8", "#4DAF4A", "#984EA3", "#FF7F00",  "#A65628", "#F781BF",
          "#999999", "#66C2A5", "#FC8D62", "#8DA0CB", "#E78AC3", "#A6D854", "#FFD92F", "#E5C494", "#B3B3B3", 
          "#8DD3C7", "#FFFFB3", "#BEBADA", "#FB8072", "#80B1D3", "#FDB462", "#B3DE69", "#FCCDE5",
          "#D9D9D9", "#BC80BD", "#CCEBC5", "#FFED6F")


## code

targetmatvec=unlist(targetmat)+1
yrange=range(targetmatvec[targetmatvec>0]);
# yrange[1]=1; # set the minimum value to 1
for(i in 1:length(targetmat)){
  vali=targetmat[[i]]+1;
  if(i==1){
    plot(1:length(vali),vali,type='b',las=1,pch=20,main=paste('sgRNAs in',targetgene),ylab='Read counts',xlab='Samples',xlim=c(0.7,length(vali)+0.3),ylim = yrange,col=colors[(i %% length(colors))],xaxt='n',log='y')
    axis(1,at=1:length(vali),labels=(collabel),las=2)
    # lines(0:100,rep(1,101),col='black');
  }else{
    lines(1:length(vali),vali,type='b',pch=20,col=colors[(i %% length(colors))])
  }
}




# parameters
# Do not modify the variables beginning with "__"
targetmat=list(c(1212.4202494350525,1010.5380656285923),c(1193.0772333304728,996.4046661093113),c(3743.2604765582537,3170.121512174731),c(685.5164907463028,636.0029783676455),c(1238.7267513372808,996.4046661093113),c(1918.053476930118,2128.4899676037203),c(1399.6606453273835,1344.0862942836243),c(1408.1715724133985,1173.072160100324),c(1234.8581481163649,1117.951901975128),c(2017.0897193855658,1835.9285975546034))
targetgene="CTRL"
collabel=c("S42_MNSC506_F2","S44_MNSC506_F4")

# set up color using RColorBrewer
#library(RColorBrewer)
#colors <- brewer.pal(length(targetgenelist), "Set1")

colors=c( "#E41A1C", "#377EB8", "#4DAF4A", "#984EA3", "#FF7F00",  "#A65628", "#F781BF",
          "#999999", "#66C2A5", "#FC8D62", "#8DA0CB", "#E78AC3", "#A6D854", "#FFD92F", "#E5C494", "#B3B3B3", 
          "#8DD3C7", "#FFFFB3", "#BEBADA", "#FB8072", "#80B1D3", "#FDB462", "#B3DE69", "#FCCDE5",
          "#D9D9D9", "#BC80BD", "#CCEBC5", "#FFED6F")


## code

targetmatvec=unlist(targetmat)+1
yrange=range(targetmatvec[targetmatvec>0]);
# yrange[1]=1; # set the minimum value to 1
for(i in 1:length(targetmat)){
  vali=targetmat[[i]]+1;
  if(i==1){
    plot(1:length(vali),vali,type='b',las=1,pch=20,main=paste('sgRNAs in',targetgene),ylab='Read counts',xlab='Samples',xlim=c(0.7,length(vali)+0.3),ylim = yrange,col=colors[(i %% length(colors))],xaxt='n',log='y')
    axis(1,at=1:length(vali),labels=(collabel),las=2)
    # lines(0:100,rep(1,101),col='black');
  }else{
    lines(1:length(vali),vali,type='b',pch=20,col=colors[(i %% length(colors))])
  }
}




# parameters
# Do not modify the variables beginning with "__"
targetmat=list(c(3123.5102405675216,1974.4359128435574),c(4455.083469206785,2699.4793081826733),c(2339.7312280099545,1568.8073466401922),c(1884.0097685860578,1373.7664332741142),c(3813.669055178924,2257.1039032291774),c(3472.4582510941386,2610.4388912112026))
targetgene="EGFP"
collabel=c("S42_MNSC506_F2","S44_MNSC506_F4")

# set up color using RColorBrewer
#library(RColorBrewer)
#colors <- brewer.pal(length(targetgenelist), "Set1")

colors=c( "#E41A1C", "#377EB8", "#4DAF4A", "#984EA3", "#FF7F00",  "#A65628", "#F781BF",
          "#999999", "#66C2A5", "#FC8D62", "#8DA0CB", "#E78AC3", "#A6D854", "#FFD92F", "#E5C494", "#B3B3B3", 
          "#8DD3C7", "#FFFFB3", "#BEBADA", "#FB8072", "#80B1D3", "#FDB462", "#B3DE69", "#FCCDE5",
          "#D9D9D9", "#BC80BD", "#CCEBC5", "#FFED6F")


## code

targetmatvec=unlist(targetmat)+1
yrange=range(targetmatvec[targetmatvec>0]);
# yrange[1]=1; # set the minimum value to 1
for(i in 1:length(targetmat)){
  vali=targetmat[[i]]+1;
  if(i==1){
    plot(1:length(vali),vali,type='b',las=1,pch=20,main=paste('sgRNAs in',targetgene),ylab='Read counts',xlab='Samples',xlim=c(0.7,length(vali)+0.3),ylim = yrange,col=colors[(i %% length(colors))],xaxt='n',log='y')
    axis(1,at=1:length(vali),labels=(collabel),las=2)
    # lines(0:100,rep(1,101),col='black');
  }else{
    lines(1:length(vali),vali,type='b',pch=20,col=colors[(i %% length(colors))])
  }
}



dev.off()
Sweave("S6A_c1_t3_summary.Rnw");
library(tools);

texi2dvi("S6A_c1_t3_summary.tex",pdf=TRUE);
